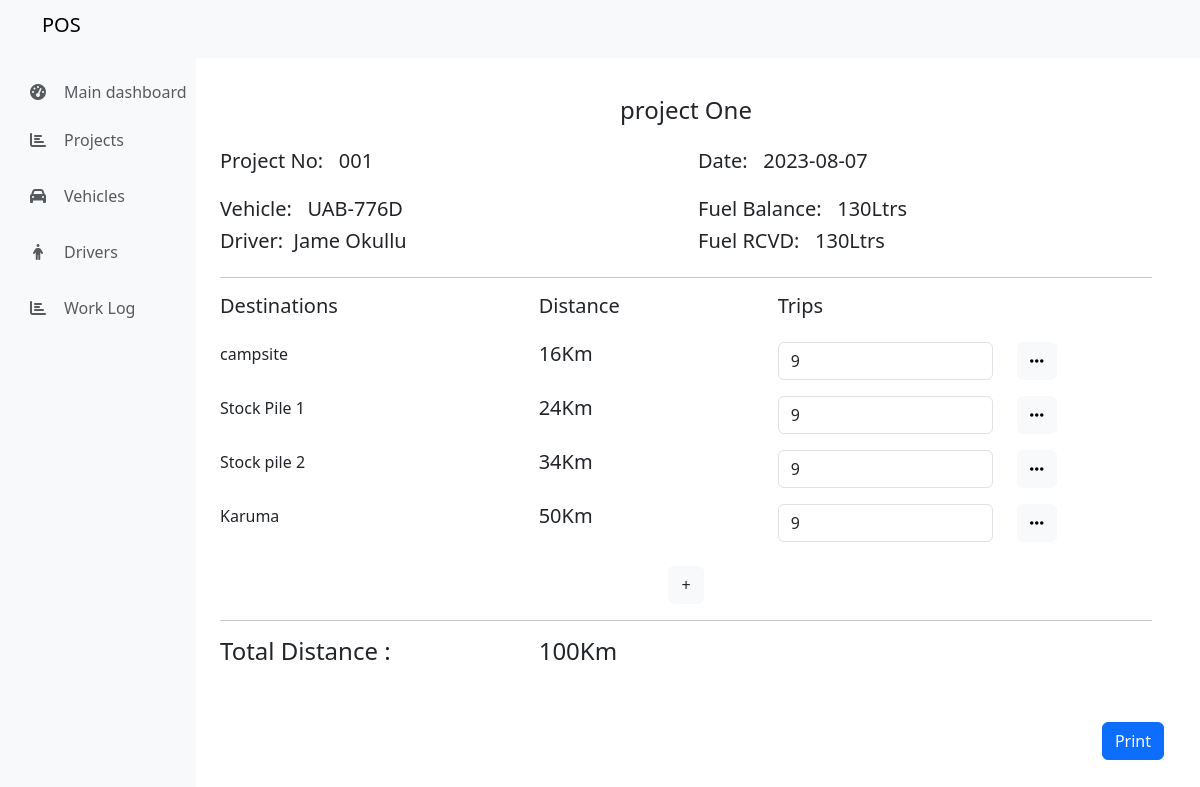
Screenshot of /POS/view_project.php?id=1 with the database file from the repository.
### tables this page shows
CREATE TABLE `projects` (
  `id` int(11) NOT NULL,
  `project_number` varchar(255) NOT NULL,
  `project_title` varchar(255) NOT NULL,
  `vehicle` varchar(255) DEFAULT NULL,
  `driver` varchar(255) DEFAULT NULL,
  `destination` varchar(255) DEFAULT NULL,
  `created_at` date NOT NULL
);

CREATE TABLE `vehicles` (
  `id` int(11) NOT NULL,
  `vehicle_name` varchar(100) NOT NULL,
  `vehicle_num` varchar(100) NOT NULL,
  `model` varchar(100) NOT NULL
);

CREATE TABLE `drivers` (
  `id` int(11) NOT NULL,
  `username` varchar(255) NOT NULL,
  `contact` varchar(100) NOT NULL
);

CREATE TABLE `destinations` (
  `id` int(11) NOT NULL,
  `dest_name` varchar(255) NOT NULL,
  `dest_length` varchar(255) NOT NULL
);

### POS/data/projects.php (called while the page is built, shortened)
<?php
function getProjectById($project_id, $conn){
    $sql = "SELECT * FROM projects WHERE id=?";
    $stmt = $conn->prepare($sql);
    $stmt->execute([$project_id]);
    if($stmt->rowCount()==1){
        $project = $stmt->fetch();
        return $project;
    }else{
        return 0;
    }
}
?>

### POS/data/vehicles.php (called while the page is built, shortened)
<?php
function getVehicleById($vehicle_id, $conn){
    $sql = "SELECT * FROM vehicles WHERE id=?";
    $stmt = $conn->prepare($sql);
    $stmt->execute([$vehicle_id]);
    if($stmt->rowCount()==1){
        $vehicle = $stmt->fetch();
        return $vehicle;
    }else{
        return 0;
    }
}
?>

### POS/data/drivers.php (called while the page is built, shortened)
<?php
function getDriverById($driver_id, $conn){
    $sql = "SELECT * FROM drivers WHERE id=?";
    $stmt = $conn->prepare($sql);
    $stmt->execute([$driver_id]);
    if($stmt->rowCount()==1){
        $driver = $stmt->fetch();
        return $driver;
    }else{
        return 0;
    }
}
?>

### POS/data/destination.php (called while the page is built, shortened)
<?php
function getAllDestinations($conn){
    $sql = "SELECT * FROM destinations";
    $stmt = $conn->prepare($sql);
    $stmt->execute();
    if($stmt->rowCount()>=1){
        $destinations = $stmt->fetchAll();
        return $destinations;
    }else{
        return 0;
    }
}
?>

### POS/view_project.php (the view, shortened to what this page needs)
<?php
require('include/header.php');
include('include/dbcon.php');
include('data/projects.php');
include('data/vehicles.php');
include('data/drivers.php');
include('data/destination.php');
$destinations = getAllDestinations($conn);
if (isset($_GET['id'])) {
    $project_id = $_GET['id'];
    $project = getProjectById($project_id, $conn);
}
?>
<div class="row container-fluid mt-5">
    <div class="col-md-2 bg-light">
        <?php require('include/sidenav.php'); ?>
    </div>
    <div class="col-md-10">
        <div class="container">
            <div class="row mt-4">
                <h4 class="text-center mt-4 mb-4">
                    <?= $project['project_title']; ?>
                </h4>
                <div class="col-md-6">
                    <h5 class="mb-4">Project No: &nbsp<span>
                            <?= $project['project_number'] ?>
                        </span></h5>
                    <?php
                    $vehicle = $project['vehicle'];
                    $v = getVehicleById($vehicle, $conn);
                    ?>
                    <h5>Vehicle: &nbsp<span>
                            <?= $v['vehicle_num']; ?>
                        </span></h5>
                    <?php
                    $driver = $project['driver'];
                    $d = getDriverById($driver, $conn);
                    ?>
                    <h5>Driver:&nbsp<span>
                            <?= $d['username'] ?>
                        </span></h5>
                </div>
                <div class="col-md-6">
                    <h5 class="mb-4">Date: &nbsp<span>
                            <?= $project['created_at'] ?>
                        </span></h5>
                    <h5>Fuel Balance: &nbsp<span> 130Ltrs</span></h5>
                    <h5>Fuel RCVD: &nbsp<span> 130Ltrs</span></h5>
                </div>
            </div>
            <hr>
            <div class="row">
                <div class="col-md-4">
                    <h5>Destinations</h5>
                </div>
                <div class="col-md-3">
                    <h5>Distance</h5>
                </div>
                <div class="col-md-2">
                    <h5>Trips</h5>
                </div>
            </div>
            <?php
            $destination_ids = str_split(trim($project['destination']));
            foreach ($destinations as $index => $destination) {
                foreach ($destination_ids as $destiny_id) {
                    if ($destiny_id == $destination['id']) {
                        ?>
                        <div class="row mt-3">
                            <div class="col-md-4">
                                <?= $destination['dest_name']; ?>
                            </div>
                            <div class="col-md-3">
                                <h5><span>
                                        <?= $destination['dest_length'] ?>Km
                                    </span></h5>
                            </div>
                            <div class="col-md-3">
                                <form action="code.php" method="POST">
                                    <input type="number" value="9" min="0" step="1" name="" class="form-control">
                                </form>
                            </div>
                            <div class="col-md-2">
                                <div class="dropdown">
                                    <button class="btn btn-light" data-bs-toggle="modal"
                                        data-bs-target="#remove_destination<?= $index ?>">
                                        <i class="fas fa-ellipsis-h"></i>
                                    </button>
                                </div>
                            </div>
                        </div>
                    <?php }
                }
            } ?>
            <div class="row mt-4">
                <div class="col-md-12">
                    <div class="text-center">
                        <button class="btn bg-light" data-bs-toggle="modal"
                            data-bs-target="#destination_popup">+</button>
                    </div>
                </div>
            </div>
            <hr class="mt-3">
            <div class="row">
                <div class="col-md-4">
                    <h4 class="text-bold">Total Distance :</h4>
                </div>
                <div class="col-md-4">
                    <h4><span>100Km</span></h4>
                </div>
                <div class="col-md-4">
                </div>
            </div>
        </div>
        <div class="row mt-5 mb-5">
            <div class="col-md-12">
                <a href="" class="btn btn-primary float-end">Print</a>
            </div>
        </div>
    </div>
</div>
<?php require('include/footer.php') ?>

### rows the page displays
projects: project_title "project One", project_number "001", created_at "2023-08-07"
vehicles: vehicle_num "UAB-776D"
drivers: username "Jame Okullu"
destinations: dest_name "campsite", dest_length "16"
destinations: dest_name "Stock Pile 1", dest_length "24"
destinations: dest_name "Stock pile 2", dest_length "34"
destinations: dest_name "Karuma", dest_length "50"
